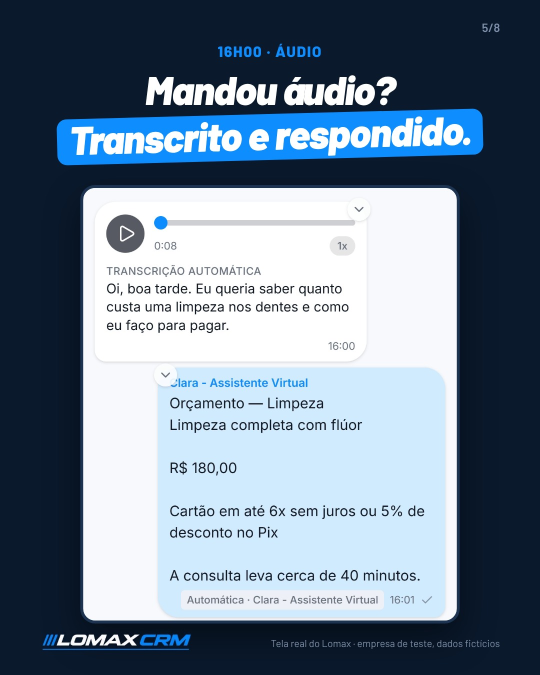
#> input picture 2026-11/lote14/l14_c1_5.jpg, 1080 x 1350 px, given in place of madr.png, which was not available (shown at 1/2 size)
$ python c23.py
#> lines starting #> are read from the running program, lines starting #| are printed output that depends on the picture
### ferramentas/lote5/base.py
"""Base visual do Lomax para carrosséis (1080x1350) e quadros de Reels (1080x1920)."""
import os

ROOT = os.path.dirname(os.path.abspath(__file__))
FONTS = os.path.join(ROOT, "node_modules/@fontsource/barlow/files")

def font_faces():
    css = []
    for w in (400, 500, 600, 700, 800, 900):
        for st in ("normal", "italic"):
            css.append(
                f"@font-face{{font-family:'Barlow';font-weight:{w};font-style:{st};"
                f"src:url('file://{FONTS}/barlow-latin-{w}-{st}.woff2') format('woff2');}}"
            )
    return "\n".join(css)

BLUE = "#0E8DFE"
NAVY = "#0A192C"
LIGHT = "#ECF3FB"

BASE_CSS = font_faces() + f"""
*{{box-sizing:border-box;margin:0;padding:0}}
html,body{{width:1080px;height:1350px;overflow:hidden}}
body{{font-family:'Barlow',sans-serif;-webkit-font-smoothing:antialiased}}
.s{{position:relative;width:1080px;height:1350px;padding:0 96px;overflow:hidden}}
.dark{{background:{NAVY};color:#fff}}
.light{{background:{LIGHT};color:{NAVY}}}
.stripes{{position:absolute;top:0;right:0;width:280px;height:240px}}
.h{{font-weight:900;font-style:italic;letter-spacing:-1.5px;line-height:1.0}}
.b{{color:#d7e0ec}} .light .b{{color:#3f4d60}}
.blue{{color:{BLUE}}}
.muted{{color:#8796ab}} .light .muted{{color:#6a788c}}
.logo{{position:absolute;left:96px;bottom:106px;height:60px}}
.foot{{position:absolute;right:96px;bottom:118px;font-size:24px;font-weight:500;color:#8796ab}}
.count{{position:absolute;right:96px;top:112px;font-size:24px;font-weight:600;color:#8796ab}}
.card{{background:#16253a;border-radius:24px;padding:36px 40px}}
.light .card{{background:#fff;box-shadow:0 10px 30px rgba(10,25,44,.08)}}
.tag{{display:inline-block;font-weight:800;font-size:24px;letter-spacing:2px;text-transform:uppercase;color:{BLUE}}}
.note{{position:absolute;left:96px;right:96px;bottom:190px;font-size:22px;color:#8796ab}}
"""

STRIPES = f"""<svg class="stripes" viewBox="0 0 280 240"><g fill="{BLUE}">
<polygon points="110,0 172,0 62,240 0,240"/><polygon points="206,0 268,0 158,240 96,240"/>
<polygon points="302,0 364,0 254,240 192,240"/></g></svg>"""

def logo(dark=True):
    f = "logo_on_dark.png" if dark else "logo_on_light.png"
    return f'<img class="logo" src="file://{ROOT}/{f}">'

def page(body_html, extra_css="", w=1080, h=1350):
    css = BASE_CSS.replace("width:1080px;height:1350px", f"width:{w}px;height:{h}px")
    return f"<!doctype html><html><head><meta charset='utf-8'><style>{css}{extra_css}</style></head><body>{body_html}</body></html>"

# [15 lines left out: function render_pngs, not called in this run]

### ferramentas/lote14/c23.py
"""Lote 14 (20/11): feed e stories com TELAS REAIS das gravações do Code (empresas de teste, dados fictícios).
Carrosséis l14_c1 (um dia no Lomax) e l14_c2 (o que o agente de IA faz e o que ainda não faz), posts únicos l14_s1..s9, stories ls_51..ls_57."""
import sys, os
F = os.path.dirname(os.path.dirname(os.path.abspath(__file__)))
sys.path.insert(0, os.path.join(F, "lote5"))
from base import render_pngs, page, BLUE, NAVY, ROOT
from PIL import Image
FR = "/home/claude/l14/fr/"; CR = "/home/claude/l14/crops/"; os.makedirs(CR, exist_ok=True)
NOTE = "Tela real do Lomax · empresa de teste, dados fictícios"

def crop(name, src, y0, y1, x0=0, x1=1170):
#> called with name = 'madr', src = 'madr', y0 = 430, y1 = 2225, x0 = 0, x1 = 1170
    p = f"{CR}{name}.png"; Image.open(FR + src + ".png").crop((x0, y0, x1, y1)).save(p); return p
#> after `p = f'{CR}{name}.png'`:
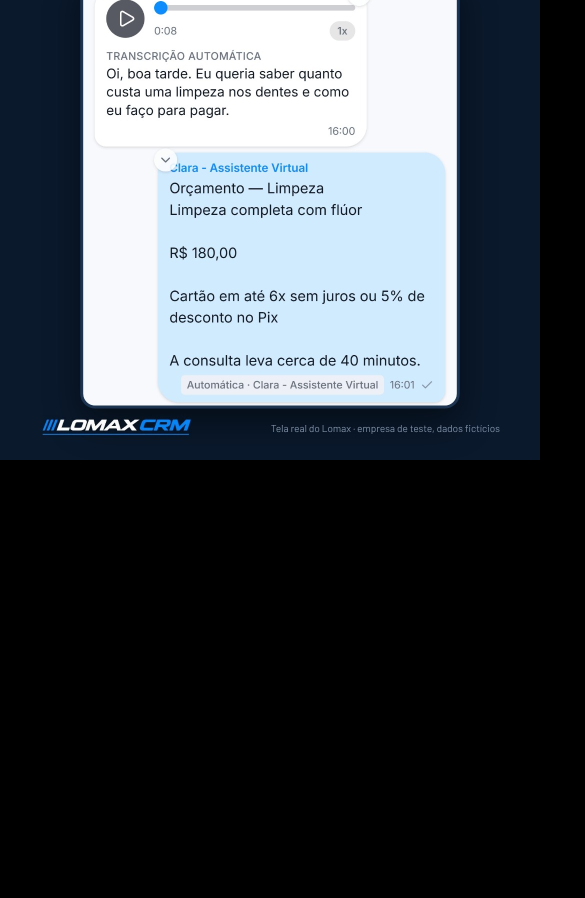
#> saved as madr.png: PIL image 1170x1795 RGB (shown at 1/2 size); mean R, G, B 66.2, 72.5, 78.9

CSS = f"""
.s{{padding:0}}
.hd{{position:absolute;left:80px;right:80px;top:84px;text-align:center}}
.k{{display:inline-block;font-weight:800;font-size:30px;letter-spacing:2px;color:{BLUE};margin-bottom:18px;text-transform:uppercase}}
.h1{{font-weight:900;font-style:italic;font-size:80px;letter-spacing:-2px;line-height:1.02;color:#fff}}
.pl{{display:inline-block;background:{BLUE};border-radius:20px;padding:0 24px 10px;transform:rotate(-1.5deg);margin-top:8px}}
.shot{{position:absolute;left:50%;transform:translateX(-50%);border-radius:30px;overflow:hidden;box-shadow:0 30px 70px rgba(0,0,0,.45);border:6px solid #1d3352;background:#fff}}
.shot img{{display:block;width:100%}}
.lab{{position:absolute;left:0;right:0;text-align:center;font-weight:800;font-size:30px;color:#c9d6e8}}
.lg{{position:absolute;left:80px;bottom:46px;height:44px}}
.nt{{position:absolute;right:80px;bottom:52px;font-size:20px;color:#7d8fa8}}
.cn{{position:absolute;right:80px;top:40px;font-size:24px;font-weight:600;color:#7d8fa8}}
.big{{font-weight:900;font-style:italic;letter-spacing:-2px;line-height:1.02}}
.ls{{font-size:38px;line-height:1.4;color:#d7e0ec}}
.li{{display:flex;gap:22px;align-items:flex-start;margin-top:44px;font-size:46px;line-height:1.3;color:#fff;text-align:left}}
.li b{{color:{BLUE}}}
.ic{{flex:none;width:58px;height:58px;border-radius:50%;display:flex;align-items:center;justify-content:center;font-weight:900;font-size:34px}}
"""
def frame(inner, n=None, N=None, note=True):
    c = f"<div class=cn>{n}/{N}</div>" if n else ""
    return page(f"<div class='s dark'>{inner}{c}<img class=lg src='file://{ROOT}/logo_on_dark.png'>" + (f"<div class=nt>{NOTE}</div>" if note else "") + "</div>", CSS)

def head(a, b, k=""):
    kk = f"<div class=k>{k}</div><br>" if k else ""
    return f"<div class=hd>{kk}<div class=h1>{a}<br><span class=pl>{b}</span></div></div>"

def shot(path, top, maxw=900, maxh=None, srcw=None, srch=None):
    im = Image.open(path); w, h = im.size
    if maxh is None: maxh = 1250 - top
    s = min(maxw / w, maxh / h); W = int(w * s)
    return f"<div class=shot style='top:{top}px;width:{W}px'><img src='file://{path}'></div>"

def post(name, a, b, img, k="", n=None, N=None, top=None):
    t = top or (370 if k else 320)
    return (name, frame(head(a, b, k) + shot(img, t), n, N))

def stack(name, a, b, imgs, labels):
    # dois prints um embaixo do outro, com rótulo
    top = 320; inner = head(a, b); y = top; avail = 1250 - top - 50 * len(imgs)
    sizes = [Image.open(p).size for p in imgs]; tot = sum(h for w, h in sizes)
    s = min(760 / 1170, avail / tot)
    for p, l, (w, h) in zip(imgs, labels, sizes):
        inner += f"<div class=lab style='top:{y}px'>{l}</div>"; y += 46
        inner += f"<div class=shot style='top:{y}px;width:{int(w*s)}px;border-radius:22px'><img src='file://{p}'></div>"; y += int(h * s) + 16
    return (name, frame(inner))

# ---------- recortes ----------
C = dict(
 madr=crop("madr", "madr", 430, 2225), audio=crop("audio", "audio", 860, 2215), ficha=crop("ficha", "ficha", 140, 1960),
 anuncio_ia=crop("anuncio_ia", "anuncio_ia", 380, 2100), rodizio=crop("rodizio", "rodizio", 120, 1800),
 retorno=crop("retorno", "retorno", 120, 2000), jul=crop("jul", "jul", 640, 1130), carlos=crop("carlos", "carlos", 640, 1560),
 barra=crop("barra", "barra", 330, 2532), conf=crop("conf", "conf", 300, 2240), transf=crop("transf", "transf", 120, 2040),
 loja=crop("loja", "loja", 380, 1850), clinica=crop("clinica", "clinica", 380, 1720), audio_longo=crop("audio_longo", "audio_longo", 330, 2190),
 codigo=crop("codigo", "codigo", 100, 1300))
#> call 2 of crop, with name = 'audio', src = 'audio', y0 = 860, y1 = 2215, x0 = 0, x1 = 1170
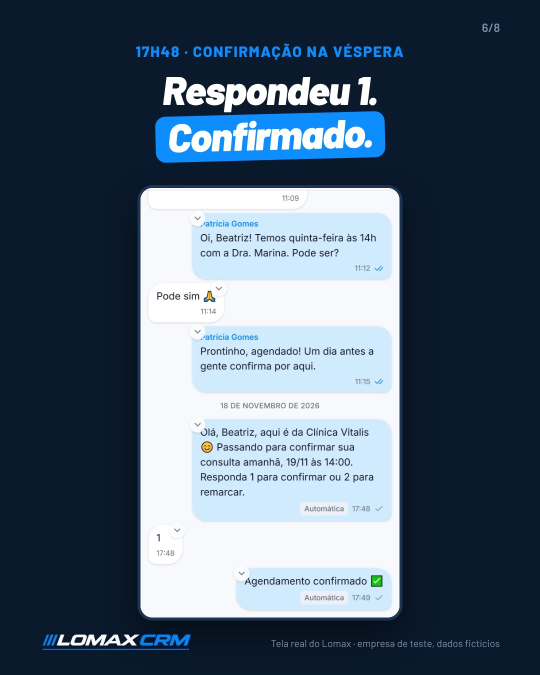
#> input picture 2026-11/lote14/l14_c1_6.jpg, 1080 x 1350 px, given in place of audio.png, which was not available (shown at 1/2 size)
#> in crop (call 2), `p = f'{CR}{name}.png'`:
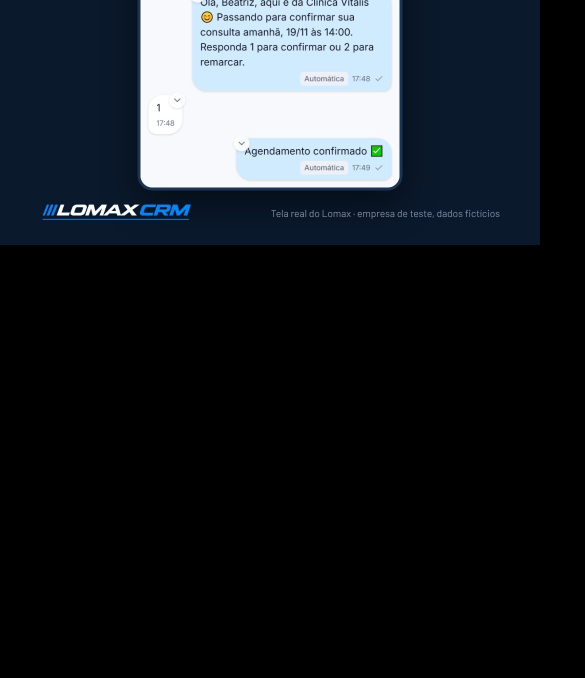
#> saved as audio.png: PIL image 1170x1355 RGB (shown at 1/2 size); mean R, G, B 29.6, 34.3, 39.6
#> call 3 of crop, with name = 'ficha', src = 'ficha', y0 = 140, y1 = 1960, x0 = 0, x1 = 1170
#> in crop (call 3), `p = f'{CR}{name}.png'`:
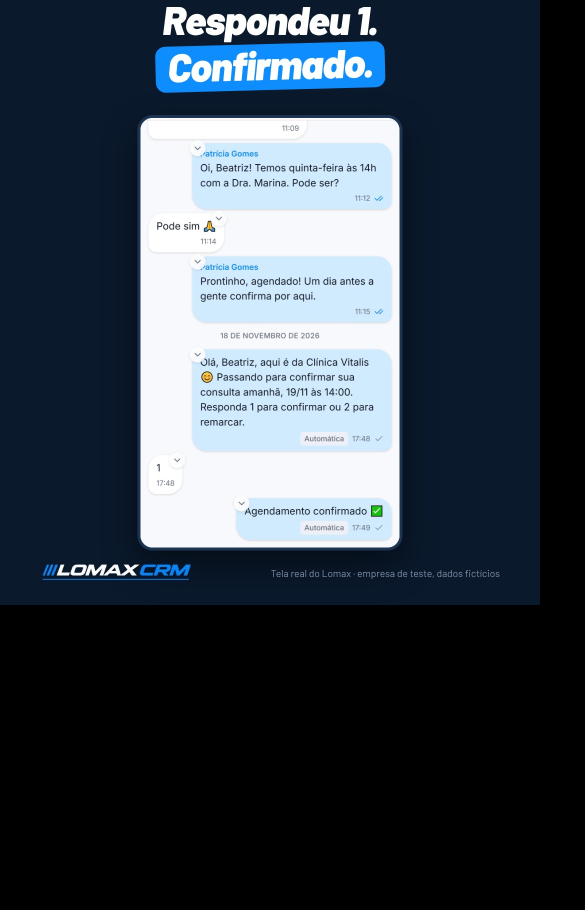
#> saved as ficha.png: PIL image 1170x1820 RGB (shown at 1/2 size); mean R, G, B 54.1, 64.1, 74.9
#> (the run stopped early here; a loop or call above may not have finished)
